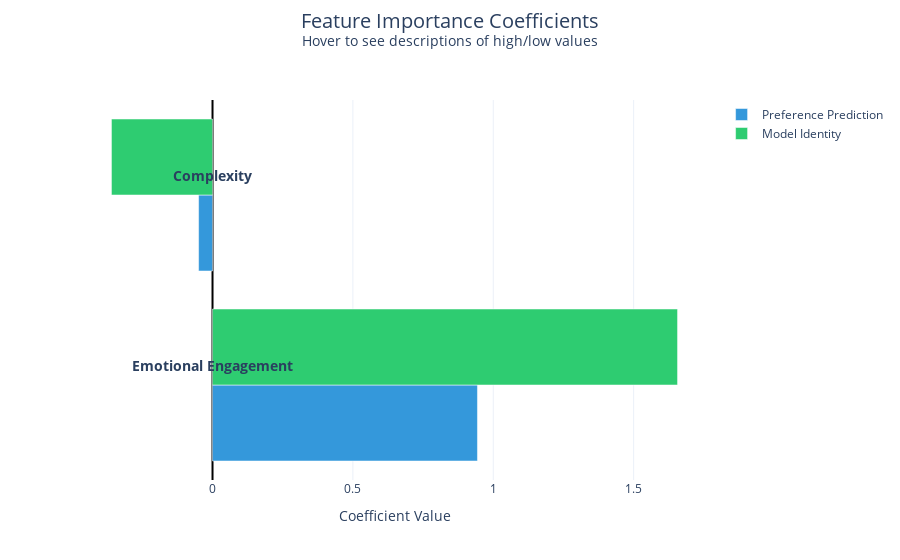

The cell this chart's notebook holds for it:
### Code cell
# Create figure
fig = go.Figure()

# Add bars for preference coefficients
fig.add_trace(go.Bar(
    y=coef_df['name'],
    x=coef_df['coef_preference'],
    name='Preference Prediction',
    orientation='h',
    marker_color='#3498db',
    hovertemplate='%{x:.4f}<br>' + 
                  coef_df.apply(lambda row: row['high_desc'] if row['coef_preference'] >= 0 else row['low_desc'], axis=1) +
                  '<extra></extra>'
))

# Add bars for identity coefficients
fig.add_trace(go.Bar(
    y=coef_df['name'],
    x=coef_df['coef_modelID'],
    name='Model Identity',
    orientation='h',
    marker_color='#2ecc71',
    hovertemplate='%{x:.4f}<br>' + 
                  coef_df.apply(lambda row: row['high_desc'] if row['coef_modelID'] >= 0 else row['low_desc'], axis=1) +
                  '<extra></extra>'
))

# Add vibe names as annotations
for name in coef_df['name']:
    fig.add_annotation(
        x=0,
        y=name,
        text=f"<b>{name}</b>",
        showarrow=False,
        yshift=20,
        font=dict(size=14)
    )

# Update layout
fig.update_layout(
    barmode='group',
    title={
        'text': 'Feature Importance Coefficients<br><sup>Hover to see descriptions of high/low values</sup>',
        'xanchor': 'center',
        'y': 0.95,
        'x': 0.5,
        'font': {'size': 20}
    },
    xaxis_title='Coefficient Value',
    xaxis=dict(
        zeroline=True,
        zerolinewidth=2,
        zerolinecolor='black',
    ),
    yaxis=dict(visible=False),
    template='plotly_white',
    showlegend=True,
)

fig.show()

### Figure 1 — Plotly figure (JSON) as saved in the notebook; plotly's stock layout.template omitted (floating-point values rounded to 4 significant figures)
{"data": [{"hovertemplate": ["%{x:.4f}<br>Contains emotionally charged language and fosters connection.<extra></extra>", "%{x:.4f}<br>Simple, straightforward, and easy to understand<extra></extra>"], "marker": {"color": "#3498db"}, "name": "Preference Prediction", "orientation": "h", "type": "bar", "x": [0.9437, -0.04956], "y": ["Emotional Engagement", "Complexity"]}, {"hovertemplate": ["%{x:.4f}<br>Contains emotionally charged language and fosters connection.<extra></extra>", "%{x:.4f}<br>Simple, straightforward, and easy to understand<extra></extra>"], "marker": {"color": "#2ecc71"}, "name": "Model Identity", "orientation": "h", "type": "bar", "x": [1.656, -0.36], "y": ["Emotional Engagement", "Complexity"]}], "layout": {"annotations": [{"font": {"size": 14}, "showarrow": false, "text": "<b>Emotional Engagement</b>", "x": 0, "y": "Emotional Engagement", "yshift": 20}, {"font": {"size": 14}, "showarrow": false, "text": "<b>Complexity</b>", "x": 0, "y": "Complexity", "yshift": 20}], "barmode": "group", "showlegend": true, "title": {"font": {"size": 20}, "text": "Feature Importance Coefficients<br><sup>Hover to see descriptions of high/low values</sup>", "x": 0.5, "xanchor": "center", "y": 0.95}, "xaxis": {"title": {"text": "Coefficient Value"}, "zeroline": true, "zerolinecolor": "black", "zerolinewidth": 2}, "yaxis": {"visible": false}}}
